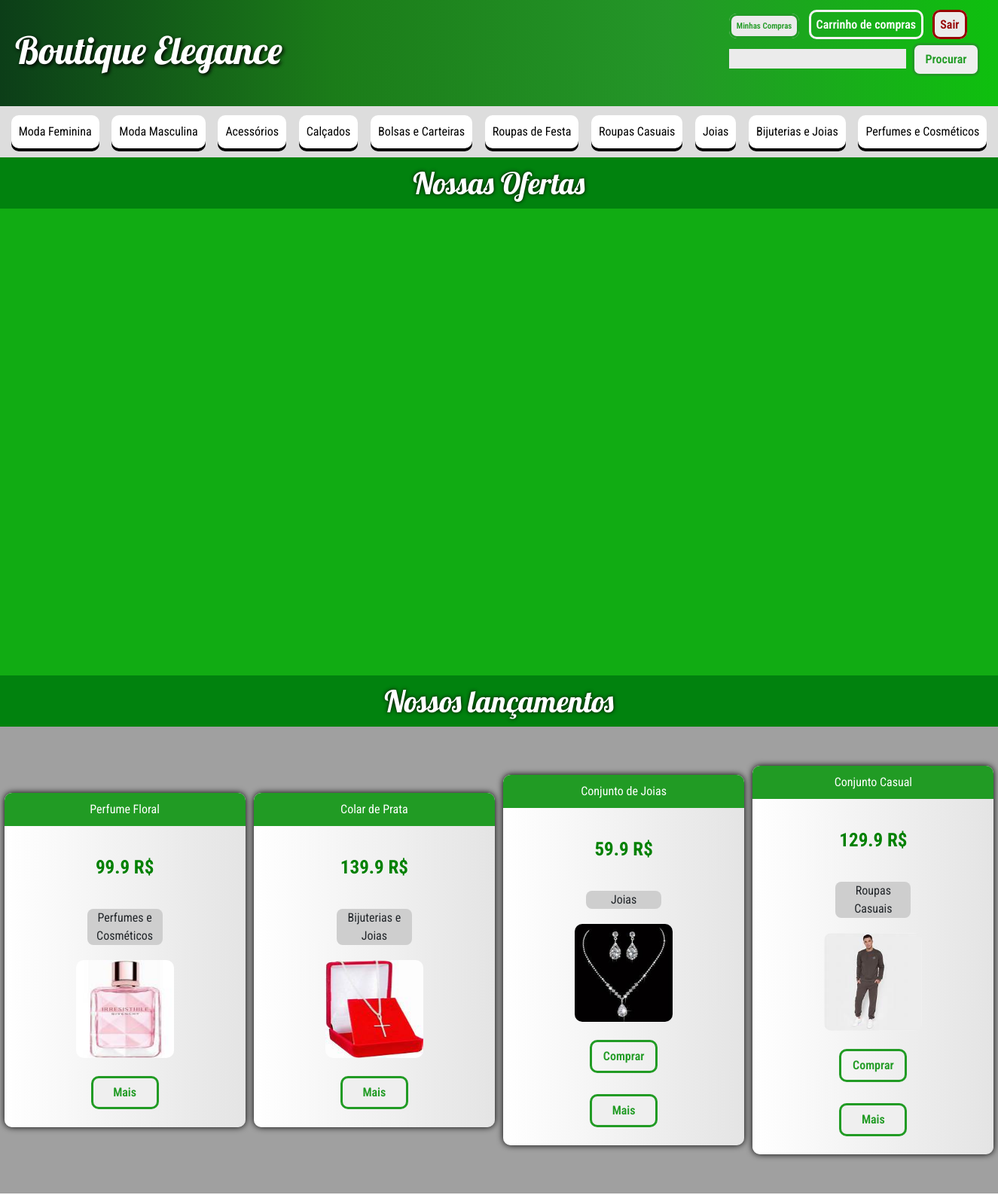
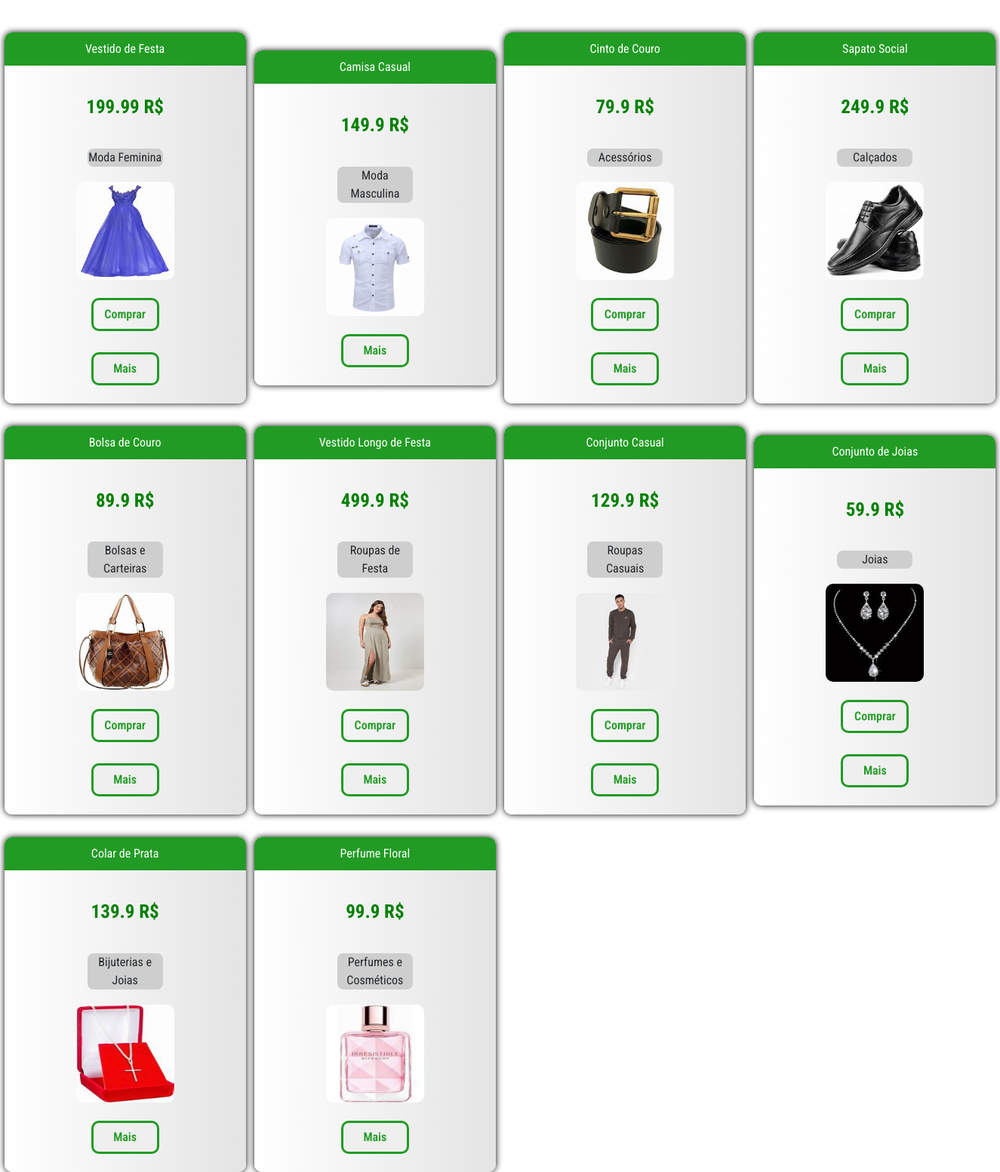
Page /site/usuario_produtos.php on the committed database (2 pictures, top to bottom).
### tables this page shows
CREATE TABLE `categoria` (
  `id_categoria` int(11) NOT NULL,
  `nome` varchar(30) DEFAULT NULL
);

CREATE TABLE `produto` (
  `id_produto` int(11) NOT NULL,
  `id_categoria_id` int(11) DEFAULT NULL,
  `valor` float DEFAULT NULL,
  `descricao` varchar(120) DEFAULT NULL,
  `nome_produto` varchar(60) DEFAULT NULL,
  `disponibilidade` tinyint(1) DEFAULT NULL,
  `foto` varchar(60) DEFAULT NULL,
  `ofertado` tinyint(1) DEFAULT NULL,
  `preco_original` float DEFAULT NULL
);

### class/categoria.DAO.class.php (called while the page is built, shortened)
<?php
	class categoriaDAO{
		public function __construct(){
			$this->conexao =
			new PDO("mysql:host=localhost; dbname=bancoSD","root", "");
		}
		public function listar(){
            $sql = $this->conexao->prepare("select * from categoria");
			$sql->execute();
			return $sql->fetchAll();
        }
	}
?>

### class/produtos.DAO.class.php (called while the page is built, shortened)
<?php
	class ProdutoSDAO{
		public function __construct(){
			$this->conexao =
			new PDO("mysql:host=localhost; dbname=BANCOsd",
			"root", "");
		}
		public function listar(){
			$sql= $this->conexao->prepare(
			"select produto.*, categoria.* from produto inner join categoria on produto.id_categoria_id = categoria.id_categoria");
			$sql->execute();
			return $sql->fetchAll();
		}
		public function listarLancamento(){
			$sql= $this->conexao->prepare(
			"select produto.*, categoria.* from produto inner join categoria on produto.id_categoria_id = categoria.id_categoria ORDER BY id_produto DESC LIMIT 4");
			$sql->execute();
			return $sql->fetchAll();
		}
	}
?>

### site/usuario_produtos.php (the view, shortened to what this page needs)
<?php
    include_once "../class/produtos.DAO.class.php";
    include_once "../class/categoria.DAO.class.php";
    $objCategoriaDAO = new categoriaDAO();
    $retornoCat = $objCategoriaDAO->listar();
    $objProdutoDAO = new produtosDAO();
    $retorno = $objProdutoDAO->listar();
    $lancamento = $objProdutoDAO->listarLancamento();
?>
<html lang="pt">
<head>
    <link href="https://cdn.jsdelivr.net/npm/bootstrap@5.3.3/dist/css/bootstrap.min.css" rel="stylesheet">
    <link rel="stylesheet" href="../CSS/style.css">
</head>
<body>
    <header>
        <div>
            <h1 id="titulo">Boutique Elegance</h1>
        </div>
        <div>
            <a style="font-size: 11px;" class="btn-op-alt" href='usuario_compras.php'>Minhas Compras</a>
            <a id="carrinho" style="width:auto;" href="carrinho.php">Carrinho de compras</a>
            <a id="sair" href="../operacoes/sair.php">Sair</a>
            <form style="margin-top: 8px;" action="usuario_produtos_pesquisa.php" method="GET">
                <input type="text" name="pesquisa" class="inputs">
                <button class="btn-op">Procurar</button>
            </form>
        </div>
    </header>
    <div id="div-botoes" style="margin-bottom: 0;">
                <?php
                    foreach($retornoCat as $query){?>
                    <button class="side-links" onclick="window.location.href='usuario_produtos_categoria.php?categoria=<?=$query['nome']?>'"><?=$query['nome']?></button>
                <?php } ?>
     </div>
     <h1 id="titulo-lancamento"style="font-family: lobster; text-align: center; color: white; background-color: #01820E; margin:0; padding: 10px;">Nossas Ofertas</h1>
     <div id="div-ofertados">
     </div>
     <h1 id="titulo-lancamento"style="font-family: lobster; text-align: center; color: white; background-color: #01820E; margin:0; padding: 10px;">Nossos lançamentos</h1>
     <div id="div-lancamento">
     <?php foreach ($lancamento as $query) { ?>
                <div class='form-listar'>
                    <p class='top-text'><?= $query['nome_produto'] ?></p>
                    <p class="p-valor"><?= $query['valor'] ?> R$</p>
                    <p id="warning-button" style="width:100px; text-align:center; margin:0;"><?= $query['nome'] ?></p>
                    <img style='border-radius:10px;' src='../img/<?= $query['foto'] ?>' width='130' height='130'>
                    <?php if($query['disponibilidade']){
                        ?><a class="btn-op" href="?id=<?=$query['id_produto']?>&compra">Comprar</a><?php
                    }?>
                    <button class='btn-op botao-mais'>Mais</button>
                </div>
            <?php } ?>
     </div>
            <div class="container-list">
            <?php foreach ($retorno as $query) { ?>
                <div class='form-listar'>
                    <p class='top-text'><?= $query['nome_produto'] ?></p>
                    <p class="p-valor"><?= $query['valor'] ?> R$</p>
                    <p id="warning-button" style="width:100px; text-align:center; margin:0;"><?= $query['nome'] ?></p>
                    <img style='border-radius:10px;' src='../img/<?= $query['foto'] ?>' width='130' height='130'>
                    <?php if($query['disponibilidade']){
                        ?><a class="btn-op" href="?id=<?=$query['id_produto']?>&compra">Comprar</a><?php
                    }?>
                    <button class='btn-op botao-mais'>Mais</button>
                </div>
            <?php } ?>
        </div>
    </body>
    </html>

### CSS/style.css (style rules this page uses)
:root { --verdep: #219b24; }
body { height: 100%; margin: 0; }
#div-botoes { display: flex; justify-content:space-evenly; align-items: center; background-color: rgb(221, 221, 221); animation: ease-in-out; padding: 5px; margin-bottom: 20px; }
.side-links { font-family: "roboto condensed"; border-radius: 10px; border: none; background-color: #ffffff; margin: 7px; padding: 10px; box-shadow: 0 4px black; transition: padding-right 1200ms, box-shadow 1200ms; }
header { display: flex; justify-content: space-between; align-items: center; background-image: linear-gradient(to right, rgb(12, 62, 24),rgb(27, 124, 25),rgb(36, 150, 40),rgb(14, 192, 14)); padding: 20px; }
#titulo { font-family: "lobster"; color: rgb(255, 255, 255); font-size: 50px; text-shadow: 2px 2px 5px rgb(0, 0, 0); }
.container-list { display: grid; grid-template-rows: 1FR 1FR 1FR 1FR ; grid-template-columns: 1FR 1FR 1FR 1FR ; height: 100%; row-gap: 20px; flex-grow: 1; }
.top-text { background-color: var(--verdep); width: 100%; text-align: center; border-top-right-radius: 10px; border-top-left-radius: 10px; font-family: "roboto condensed"; padding: 10px; color: white; }
.inputs { background-color: rgb(235, 235, 235); border: none; border-left: 4px solid var(--verdep); }
.btn-op { border-radius: 10px; font-family: "roboto condensed"; color: var(--verdep); text-decoration: none; padding: 7px; width: 90px; font-weight: 600; text-align: center; border: 3px solid var(--verdep); margin: 4px; }
.btn-op-alt { border-radius: 10px; font-family: "roboto condensed"; color: var(--verdep); text-decoration: none; background-color: rgb(235, 235, 235); padding: 7px; width: 90px; font-weight: 600; text-align: center; border: 3px solid var(--verdep); margin: 4px; }
#sair { border-radius: 10px; font-family: "roboto condensed"; color: rgb(150, 0, 0); text-decoration: none; background-color: rgb(235, 235, 235); padding: 7px; width: 90px; font-weight: 600; text-align: center; border: 3px solid rgb(150, 0, 0);; margin: 4px; }
.form-listar { display: flex; justify-content: center; align-items: center; flex-direction: column; gap: 20px; font-family: "roboto condensed"; width: 320px; border: none; box-shadow: 0 0 8px black; border-radius: 10px; padding-bottom: 20px; margin: 5px; justify-self: center; align-self: center; background: rgb(255,255,255); background: linear-gradient(90deg, rgba(255,255,255,1) 0%, rgba(228,228,228,1) 100%); }
#warning-button { border: none; background-color: rgb(206, 206, 206); border-radius: 8px; margin: 10px; }
#carrinho { border-radius: 10px; font-family: "roboto condensed"; color: white; text-decoration: none; padding: 7px; width: 90px; font-weight: 600; text-align: center; border: 3px solid whitesmoke; margin: 4px; }
#div-lancamento { width: 100%; height: 620px; display: flex; justify-content: space-around; align-items: center; background-color: #a0a0a0; margin-bottom: 40px; }
#titulo-lancamento { font-family: lobster; text-align: center; color: white; background-color: #01820E; margin:0; padding: 10px; text-shadow: 0 0 5px black; }
.p-valor { color:green; font-weight:bold; font-size: 25px; }
#div-ofertados { background-color: #11ac13; height: 620px; display: flex; justify-content: center; align-items: center; }

### rows in the picture
categoria: nome "Moda Feminina"
categoria: nome "Moda Masculina"
categoria: nome "Acessórios"
categoria: nome "Calçados"
categoria: nome "Bolsas e Carteiras"
categoria: nome "Roupas de Festa"
categoria: nome "Roupas Casuais"
categoria: nome "Joias"
categoria: nome "Bijuterias e Joias"
categoria: nome "Perfumes e Cosméticos"
produto: nome_produto "Perfume Floral", valor "99.9", id_categoria.nome "Perfumes e Cosméticos", foto (picture)
produto: nome_produto "Colar de Prata", valor "139.9", id_categoria.nome "Bijuterias e Joias", foto (picture)
produto: nome_produto "Conjunto de Joias", valor "59.9", id_categoria.nome "Joias", foto (picture)
produto: nome_produto "Conjunto Casual", valor "129.9", id_categoria.nome "Roupas Casuais", foto (picture)
produto: nome_produto "Vestido de Festa", valor "199.99", id_categoria.nome "Moda Feminina", foto (picture)
produto: nome_produto "Camisa Casual", valor "149.9", id_categoria.nome "Moda Masculina", foto (picture)
produto: nome_produto "Cinto de Couro", valor "79.9", id_categoria.nome "Acessórios", foto (picture)
produto: nome_produto "Sapato Social", valor "249.9", id_categoria.nome "Calçados", foto (picture)
produto: nome_produto "Bolsa de Couro", valor "89.9", id_categoria.nome "Bolsas e Carteiras", foto (picture)
produto: nome_produto "Vestido Longo de Festa", valor "499.9", id_categoria.nome "Roupas de Festa", foto (picture)
